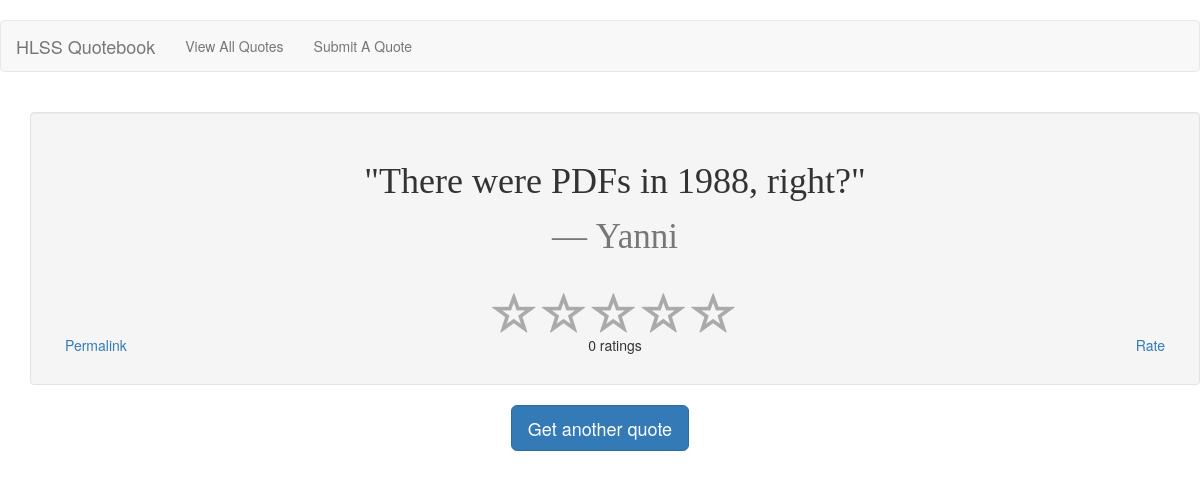
The page / on the database its author committed.
### app/models.py (models this page shows, shortened)
class Quote(models.Model):
    quote = models.CharField(max_length=128)
    attribution = models.CharField(max_length=64)
    rating = models.FloatField(default=0)
    num_ratings = models.IntegerField(default=0);

### app/views.py (the view)
# urls.py: url(r'^$', app.views.view_quote),
def view_quote(request, page_id=None):
    if page_id == None:
        quote = random.choice(Quote.objects.all())
    else:
        quote = Quote.objects.get(pk=page_id)
    return render(request, "app/view_quote.html", {'quote': quote})

### app/templates/app/view_quote.html
﻿{% extends "app/base.html" %}
{% load static %}
{% block content %}
<div class="container">
        {% include 'app/quote.html' with quote=quote %}
</div>
<div class="text-center">
        <a class="btn btn-primary btn-lg" href="/">Get another quote</a>
</div>
{% endblock %}

### app/templates/app/quote.html (shortened to what this page needs)
{% load static %}
<link rel="stylesheet" href="{% static 'app/content/star-rating.css' %}" />
<div class="well container">
    <blockquote class="blockquote text-center">
        <h1 class="quote">"{{ quote.quote }}"</h1>
		<footer class="quote-footer">{{ quote.attribution }}</footer>
	</blockquote>
    <div class="text-center">
        <input class="rating" data-display-only="true" value="{{quote.rating}}"/>
    </div>
    <footer class="footer">
        <div class="col-md-4">
            <a href="/{{ quote.pk }}">Permalink</a>
        </div>
        <div class="col-md-4">
            <p class="text-center">{{quote.num_ratings}} rating{{quote.num_ratings|pluralize}}</p>
        </div>
        <div class="col-md-4">
            <a id="rate-link-{{quote.pk}}" class="pull-right" href="#" data-toggle="modal" data-target="#rate-modal-{{quote.pk}}">Rate</a>
        </div>
    </footer>
</div>

### app/static/app/content/quotebook.css (style rules this page uses)
.blockquote { border-left: none; }
.quote { font-family: 'Palatino Linotype'; }
.quote-footer { font-family: 'Palatino Linotype'; font-size: 2em; }

### app/static/app/content/star-rating.css (style rules this page uses)
.rating-container .rating-input { position: absolute; cursor: pointer; width: 100%; height: 1px; bottom: 0; left: 0; font-size: 1px; border: none; background: none; padding: 0; margin: 0; }

### rows shown on the page
Quote: quote "There were PDFs in 1988, right?", attribution "Yanni", num_ratings "0"
